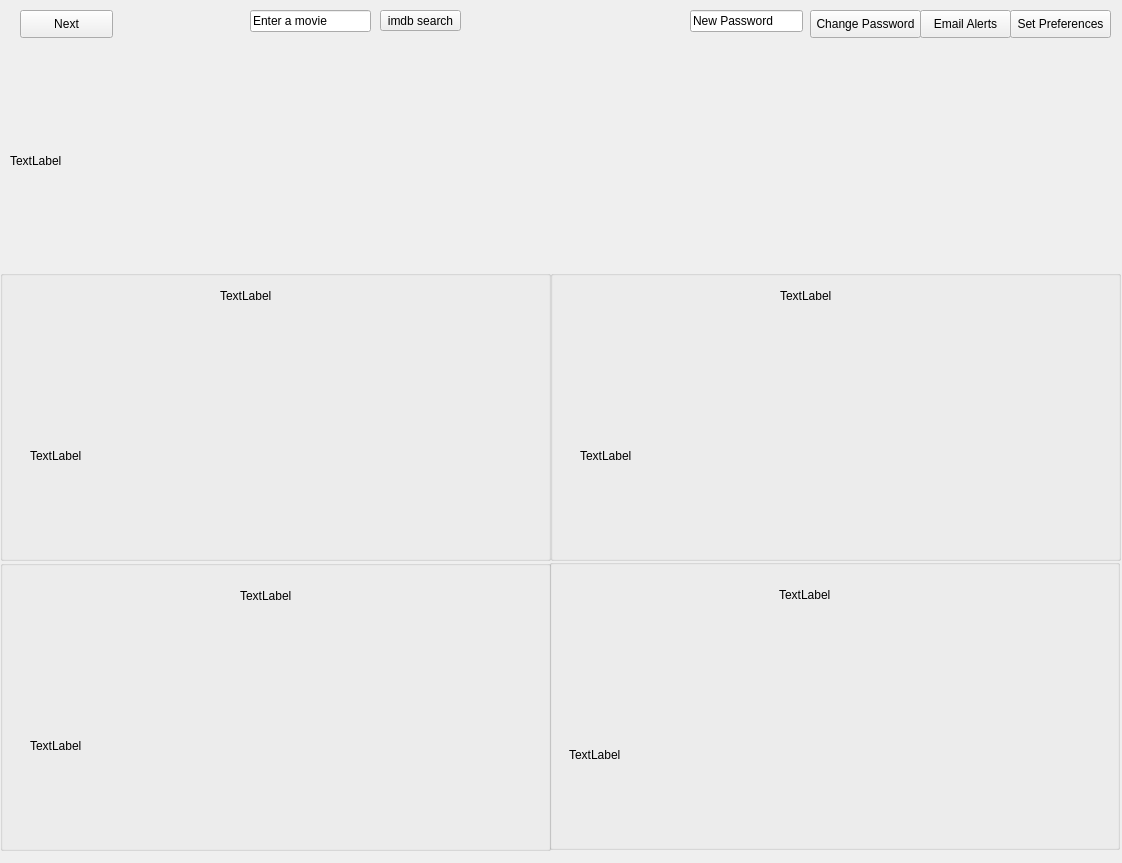
<?xml version="1.0" encoding="UTF-8"?>
<ui version="4.0">
 <class>Form</class>
 <widget class="QWidget" name="Form">
  <property name="geometry">
   <rect>
    <x>0</x>
    <y>0</y>
    <width>1122</width>
    <height>863</height>
   </rect>
  </property>
  <property name="windowTitle">
   <string>Form</string>
  </property>
  <widget class="QPushButton" name="preferences">
   <property name="geometry">
    <rect>
     <x>1010</x>
     <y>10</y>
     <width>101</width>
     <height>28</height>
    </rect>
   </property>
   <property name="text">
    <string>Set Preferences</string>
   </property>
  </widget>
  <widget class="QPushButton" name="email">
   <property name="geometry">
    <rect>
     <x>920</x>
     <y>10</y>
     <width>91</width>
     <height>28</height>
    </rect>
   </property>
   <property name="text">
    <string>Email Alerts</string>
   </property>
  </widget>
  <widget class="QPushButton" name="change">
   <property name="geometry">
    <rect>
     <x>810</x>
     <y>10</y>
     <width>111</width>
     <height>28</height>
    </rect>
   </property>
   <property name="text">
    <string>Change Password</string>
   </property>
  </widget>
  <widget class="QGroupBox" name="grp1">
   <property name="geometry">
    <rect>
     <x>0</x>
     <y>270</y>
     <width>551</width>
     <height>291</height>
    </rect>
   </property>
   <property name="title">
    <string/>
   </property>
   <widget class="QLabel" name="txt1">
    <property name="geometry">
     <rect>
      <x>30</x>
      <y>80</y>
      <width>511</width>
      <height>211</height>
     </rect>
    </property>
    <property name="text">
     <string>TextLabel</string>
    </property>
   </widget>
   <widget class="QLabel" name="ic1">
    <property name="geometry">
     <rect>
      <x>220</x>
      <y>10</y>
      <width>91</width>
      <height>31</height>
     </rect>
    </property>
    <property name="text">
     <string>TextLabel</string>
    </property>
   </widget>
  </widget>
  <widget class="QGroupBox" name="grp4">
   <property name="geometry">
    <rect>
     <x>549</x>
     <y>559</y>
     <width>571</width>
     <height>291</height>
    </rect>
   </property>
   <property name="title">
    <string/>
   </property>
   <widget class="QLabel" name="txt4">
    <property name="geometry">
     <rect>
      <x>20</x>
      <y>100</y>
      <width>521</width>
      <height>191</height>
     </rect>
    </property>
    <property name="text">
     <string>TextLabel</string>
    </property>
   </widget>
   <widget class="QLabel" name="ic4">
    <property name="geometry">
     <rect>
      <x>230</x>
      <y>20</y>
      <width>61</width>
      <height>31</height>
     </rect>
    </property>
    <property name="text">
     <string>TextLabel</string>
    </property>
   </widget>
  </widget>
  <widget class="QGroupBox" name="grp3">
   <property name="geometry">
    <rect>
     <x>0</x>
     <y>560</y>
     <width>551</width>
     <height>291</height>
    </rect>
   </property>
   <property name="title">
    <string/>
   </property>
   <widget class="QLabel" name="txt3">
    <property name="geometry">
     <rect>
      <x>30</x>
      <y>80</y>
      <width>511</width>
      <height>211</height>
     </rect>
    </property>
    <property name="text">
     <string>TextLabel</string>
    </property>
   </widget>
   <widget class="QLabel" name="ic3">
    <property name="geometry">
     <rect>
      <x>240</x>
      <y>20</y>
      <width>61</width>
      <height>31</height>
     </rect>
    </property>
    <property name="text">
     <string>TextLabel</string>
    </property>
   </widget>
  </widget>
  <widget class="QGroupBox" name="grp2">
   <property name="geometry">
    <rect>
     <x>550</x>
     <y>270</y>
     <width>571</width>
     <height>291</height>
    </rect>
   </property>
   <property name="title">
    <string/>
   </property>
   <widget class="QLabel" name="txt2">
    <property name="geometry">
     <rect>
      <x>30</x>
      <y>80</y>
      <width>511</width>
      <height>211</height>
     </rect>
    </property>
    <property name="text">
     <string>TextLabel</string>
    </property>
   </widget>
   <widget class="QLabel" name="ic2">
    <property name="geometry">
     <rect>
      <x>230</x>
      <y>10</y>
      <width>91</width>
      <height>31</height>
     </rect>
    </property>
    <property name="text">
     <string>TextLabel</string>
    </property>
   </widget>
  </widget>
  <widget class="QPushButton" name="next">
   <property name="geometry">
    <rect>
     <x>20</x>
     <y>10</y>
     <width>93</width>
     <height>28</height>
    </rect>
   </property>
   <property name="text">
    <string>Next</string>
   </property>
  </widget>
  <widget class="QLabel" name="micon">
   <property name="geometry">
    <rect>
     <x>10</x>
     <y>50</y>
     <width>1091</width>
     <height>221</height>
    </rect>
   </property>
   <property name="text">
    <string>TextLabel</string>
   </property>
  </widget>
  <widget class="QLineEdit" name="movie">
   <property name="geometry">
    <rect>
     <x>250</x>
     <y>10</y>
     <width>121</width>
     <height>22</height>
    </rect>
   </property>
   <property name="text">
    <string>Enter a movie</string>
   </property>
  </widget>
  <widget class="QPushButton" name="imdb">
   <property name="geometry">
    <rect>
     <x>380</x>
     <y>10</y>
     <width>81</width>
     <height>21</height>
    </rect>
   </property>
   <property name="text">
    <string>imdb search</string>
   </property>
  </widget>
  <widget class="QLineEdit" name="cpass">
   <property name="geometry">
    <rect>
     <x>690</x>
     <y>10</y>
     <width>113</width>
     <height>22</height>
    </rect>
   </property>
   <property name="text">
    <string>New Password</string>
   </property>
  </widget>
 </widget>
 <resources>
  <include location="D:/d/test.qrc"/>
 </resources>
 <connections/>
</ui>
